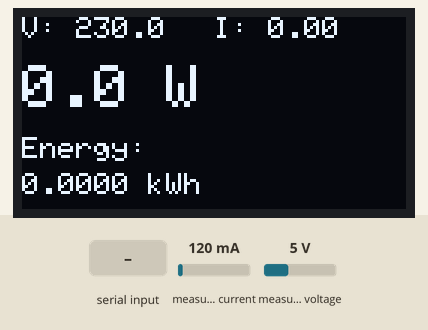
Recording of a sketch running on a simulated Arduino Uno, built with avr-gcc and run on an emulated ATmega328P. Parts: 128×64 one-colour display. The test bench sets the inputs (shaded band); at power-on: measured voltage 5 V, measured current 120 mA.

Above: at 2.2 s.
2.3 s: measured voltage set to 0.3 V
At 3.5 s:
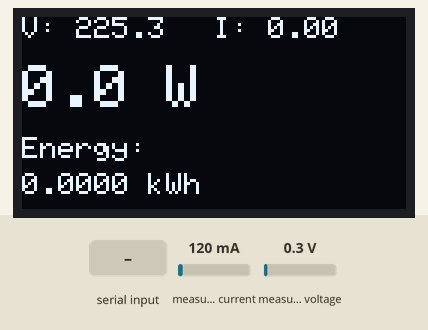
3.9 s: "R" received over the second serial link
At 4.3 s:
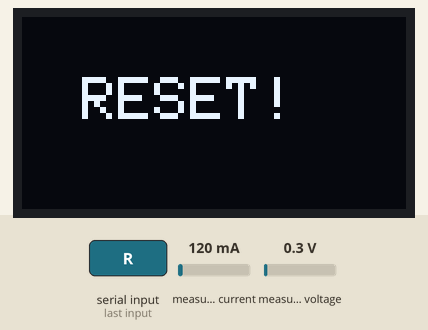
6.7 s: measured voltage set to 3.8 V
At 7.7 s:
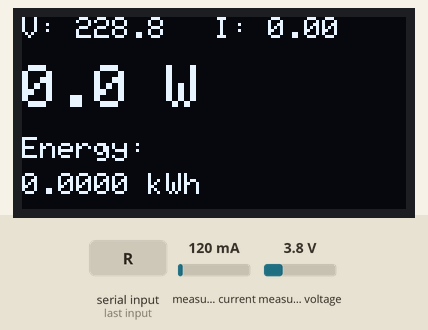
8.5 s: measured voltage set to 7.5 V
At 10.1 s:
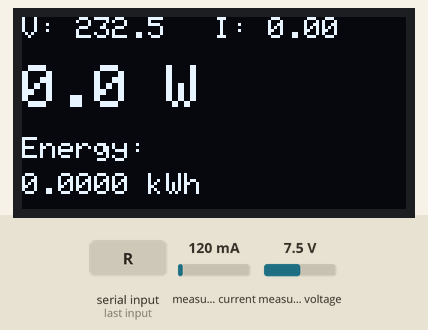
Timing chart, 0 to 11.2 s (numbered marks = the images above; inputs shaded):
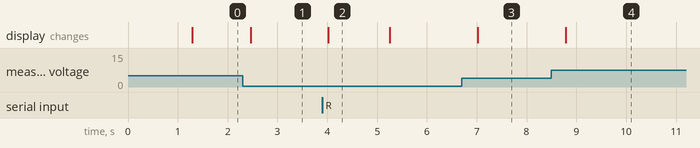

Measured:
- after the input at 2.3 s, the display: changes after 0.17 s (image 1)
- after the input at 3.9 s, the display: changes after 0.12 s (image 2)
- after the input at 6.7 s, the display: changes after 0.32 s (image 3)
- after the input at 8.5 s, the display: changes after 0.28 s (image 4)
- what the display in image 2 shows lasts 1.3 s, from 4.0 s to 5.3 s

The sketch:

ARDUINO-B.ino
```cpp
// Function: Reads AC, Drives OLED, Calculates Energy, Sends to Arduino A
// Listens for 'R' command to reset Energy to 0.

#include <EmonLib.h>
#include <Wire.h>
#include <Adafruit_GFX.h>
#include <Adafruit_SSD1306.h>
#include <SoftwareSerial.h>

// --- CONFIG ---
EnergyMonitor emon1;
// Communication with Arduino A (RX=D2, TX=D3)
SoftwareSerial LinkSerial(2, 3);

#define SCREEN_WIDTH 128
#define SCREEN_HEIGHT 64
Adafruit_SSD1306 display(SCREEN_WIDTH, SCREEN_HEIGHT, &Wire, -1);

// Variables
float voltage = 0;
float current = 0;
float power = 0;
float energy_kWh = 0;
unsigned long lastMillis = 0;

void setup() {
  Serial.begin(9600);
  LinkSerial.begin(4800);

  // 1. Initialize Sensors
  emon1.voltage(A0, 88, 1.7);
  emon1.current(A1, 100);

  // 2. Initialize Display
  if(!display.begin(SSD1306_SWITCHCAPVCC, 0x3C)) {
    Serial.println(F("OLED Error"));
    for(;;);
  }
  display.clearDisplay();
  display.setTextColor(SSD1306_WHITE);
  display.setTextSize(1);
  display.setCursor(0,0);
  display.println("Sensor Ready...");
  display.display();
  delay(1000);
}

void loop() {
  // 1. Calculate Power (Sampling)
  emon1.calcVI(20, 2000); // 20 wavelengths, 2s timeout

  voltage = emon1.Vrms;
  current = emon1.Irms-1.0;
 //power   = emon1.apparentPower;
  power=voltage*current;
  // Filter Noise (Force zero if unplugged)
  if (voltage < 50) voltage = 0;
  if (current < 1.2) { current = 0; power = 0; }

  // 2. Calculate Energy (kWh)
  // Power (W) * Time (ms) / (1000 * 3600000)
  unsigned long currentMillis = millis();
  if (lastMillis > 0) {
     unsigned long duration = currentMillis - lastMillis;
     energy_kWh += (power * duration) / 3600000000.0;
  }
  lastMillis = currentMillis;

  // 3. Update OLED Display
  updateScreen();

  // 4. Send Data to Arduino A (Format: <V,I,W,E>)
  sendDataToMaster();

  // 5. Check for "Reset" Command from Arduino A
  checkResetCommand();
}

void updateScreen() {
  display.clearDisplay();

  // Voltage & Current
  display.setTextSize(1);
  display.setCursor(0, 0);
  display.print("V: "); display.print(voltage, 1);
  display.setCursor(64, 0);
  display.print("I: "); display.print(current, 2);

  // Power (Big Text)
  display.setCursor(0, 16);
  display.setTextSize(2);
  display.print(power, 1); display.print(" W");

  // Energy
  display.setCursor(0, 40);
  display.setTextSize(1);
  display.print("Energy: ");
  display.setCursor(0, 52);
  display.print(energy_kWh, 4); display.print(" kWh");

  display.display();
}

void sendDataToMaster() {
  // Sends packet like: <230.50,1.20,276.00,0.0012>
  LinkSerial.print("<");
  LinkSerial.print(voltage, 2); LinkSerial.print(",");
  LinkSerial.print(current, 2); LinkSerial.print(",");
  LinkSerial.print(power, 2);   LinkSerial.print(",");
  LinkSerial.print(energy_kWh, 5);
  LinkSerial.println(">");
}

void checkResetCommand() {
  if (LinkSerial.available()) {
    char c = LinkSerial.read();
    if (c == 'R') {
      // RESET COMMAND RECEIVED!
      energy_kWh = 0.0;
      display.clearDisplay();
      display.setCursor(20, 20);
      display.setTextSize(2);
      display.println("RESET!");
      display.display();
      delay(1000); // Show "Reset" message for 1 sec
    }
  }
}
```
